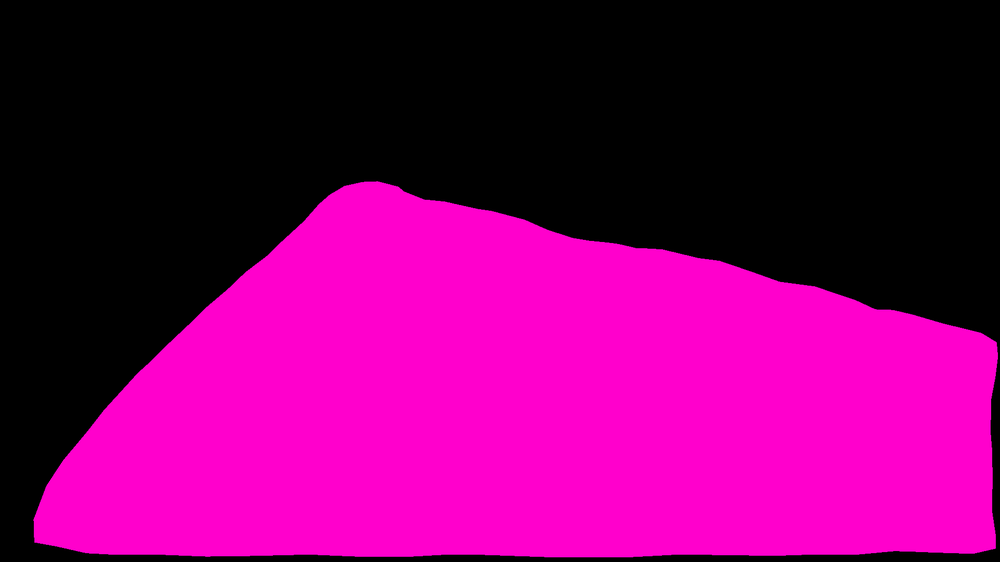
#> input picture pipeline/yolov8custommodel/code2/tmp/masks/2024-10-08_18-26-21_1.2871_103.79633.png, 1000 x 562 px, shrunk from 1920 x 1080 before the run, found by its file name; its folder holds only this picture in this run
$ python masks_to_polygons.py
#> lines starting #> are read from the running program, lines starting #| are printed output that depends on the picture; after the words box and inside, x2 and y2 are one past the last pixel; in counts of white or black regions, pixels touching at a corner belong together
import os

import cv2

input_dir = "./tmp/masks"
output_dir = "./tmp/labels"

for j in os.listdir(input_dir):
    image_path = os.path.join(input_dir, j)
    # load the binary mask and get its contours
    mask = cv2.imread(image_path, cv2.IMREAD_GRAYSCALE)
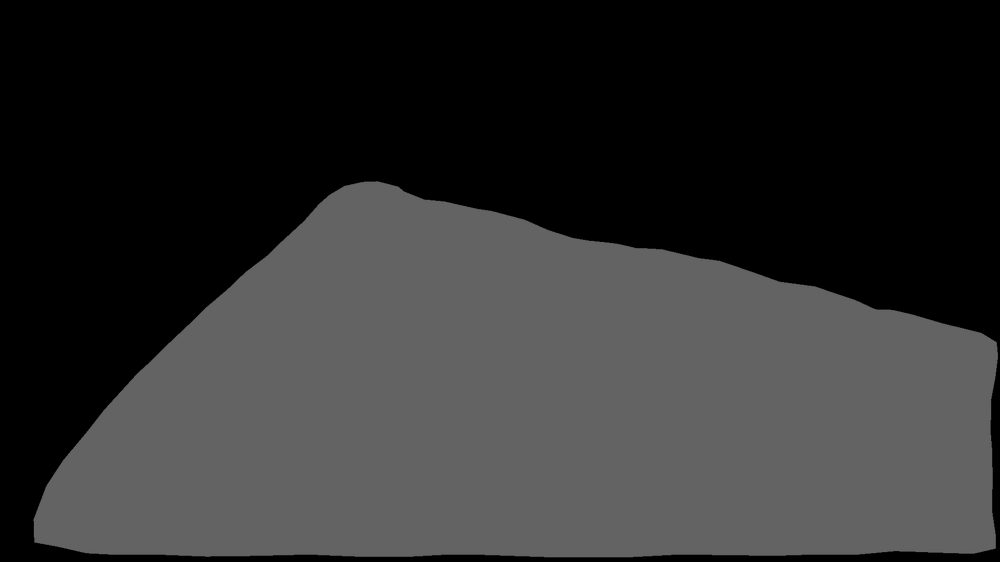
#> mask: shape (562, 1000); min 0, max 102, mean 46.5
    _, mask = cv2.threshold(mask, 1, 255, cv2.THRESH_BINARY)
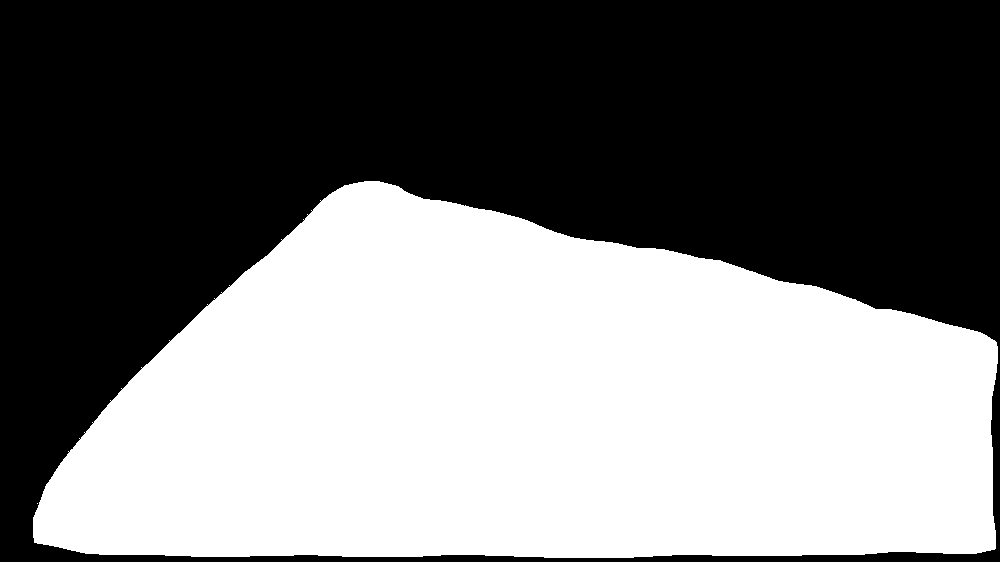
#> mask: shape (562, 1000); 47.2% white; 2 white regions (1 under 20 px)

    H, W = mask.shape
#> H = 562; W = 1000
    contours, hierarchy = cv2.findContours(
        mask, cv2.RETR_EXTERNAL, cv2.CHAIN_APPROX_SIMPLE
    )
#> contours = 2 contours, 1 with area under 20; largest, box (x1, y1, x2, y2) and area: (33, 181, 998, 558) 264328

    # convert the contours to polygons
    polygons = []
    for cnt in contours:
        if cv2.contourArea(cnt) > 200:
            polygon = []
            for point in cnt:
                x, y = point[0]
                polygon.append(x / W)
                polygon.append(y / H)
            polygons.append(polygon)
#> this loop made 2 passes
#> cnt on pass 1: [[37, 503]]
#> after the loop, polygons = 1 item

    # print the polygons
    with open("{}.txt".format(os.path.join(output_dir, j)[:-4]), "w") as f:
        for polygon in polygons:
            for p_, p in enumerate(polygon):
                if p_ == len(polygon) - 1:
                    f.write("{}\n".format(p))
                elif p_ == 0:
                    f.write("0 {} ".format(p))
                else:
                    f.write("{} ".format(p))
#> this loop made 1 pass

        f.close()

$ run again, on pipeline/yolov8custommodel/code2/tmp/masks/2024-10-08_18-26-21_1.3865_103.7747.png
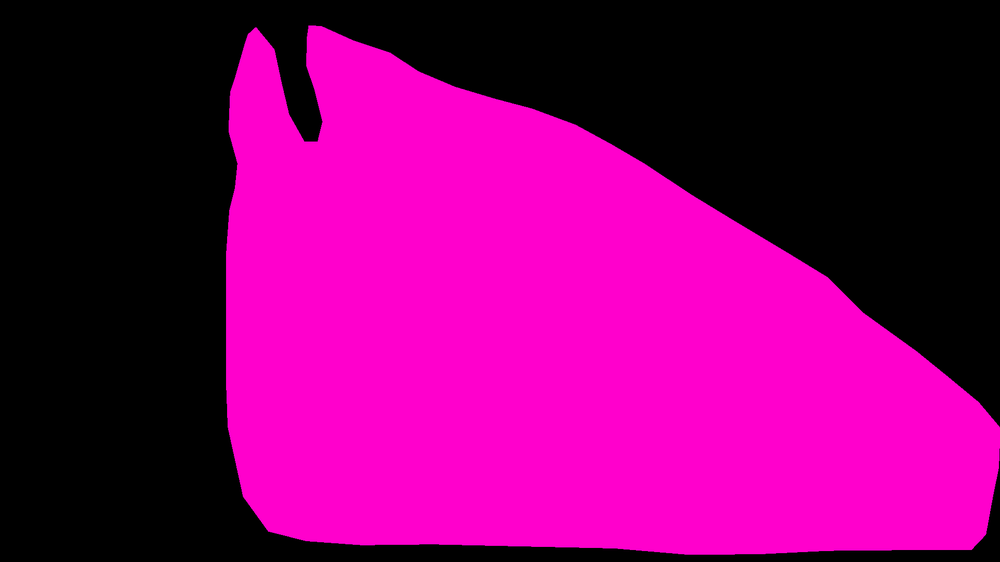
#> input picture pipeline/yolov8custommodel/code2/tmp/masks/2024-10-08_18-26-21_1.3865_103.7747.png, 1000 x 562 px, shrunk from 1920 x 1080 before the run, found by its file name
#> `mask = cv2.imread(image_path, cv2.IMREAD_GRAYSCALE)`:
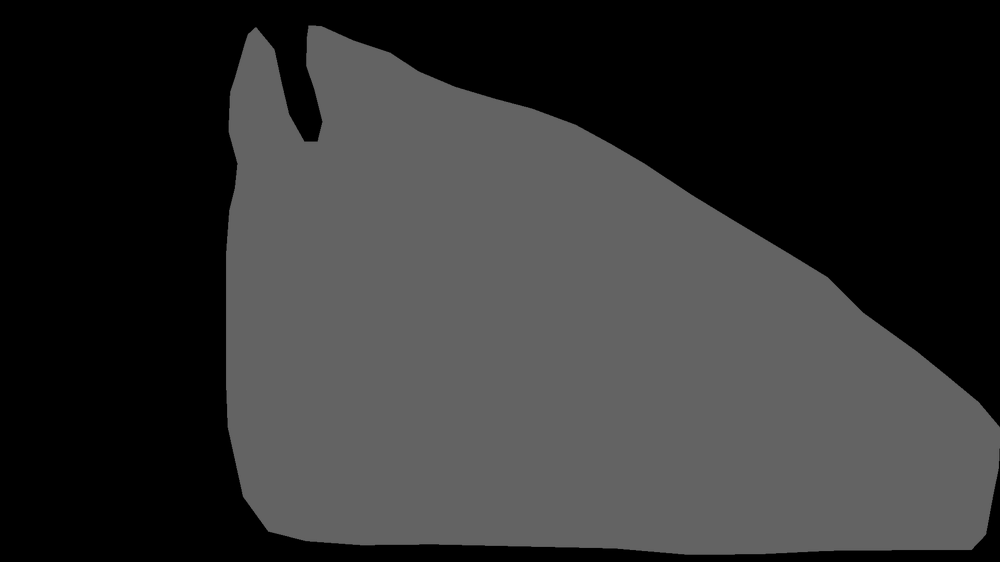
#> mask: shape (562, 1000); min 0, max 103, mean 49.7
#> `_, mask = cv2.threshold(mask, 1, 255, cv2.THRESH_BINARY)`:
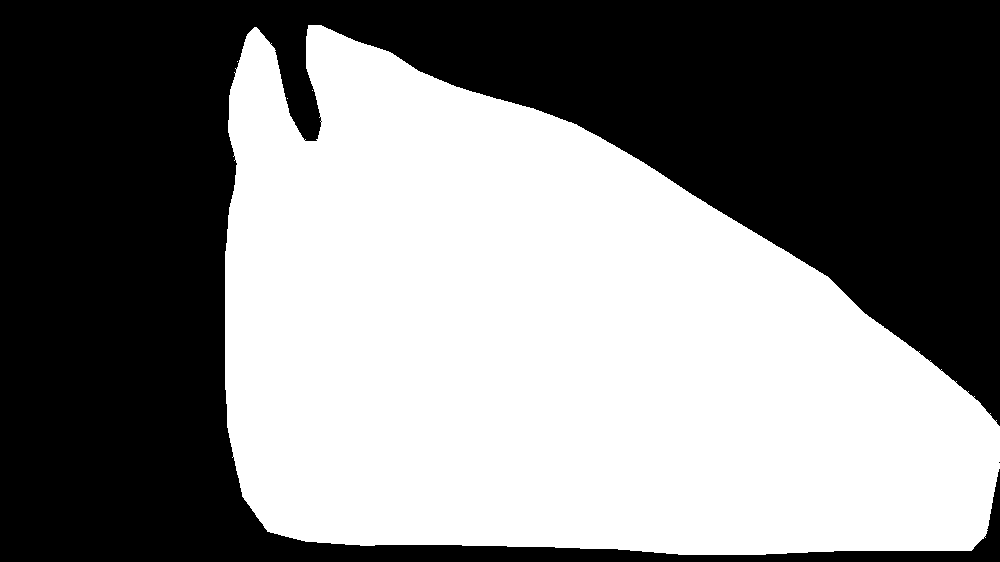
#> mask: shape (562, 1000); 50.5% white; 2 black regions (1 under 20 px)
#> contours = 4 contours, 3 with area under 20; largest, box (x1, y1, x2, y2) and area: (225, 25, 1000, 555) 282636
#> the loop `for cnt in contours:` made 4 passes
#> cnt on passes 1 to 3: [[287, 98]], [[312, 90]], [[237, 61]]
#> after the loop `for cnt in contours:`: polygons = 1 item
#> the loop `for polygon in polygons:` made 1 pass

$ run again, on pipeline/yolov8custommodel/code2/tmp/masks/2024-10-08_18-26-21_1.39466333_103.83474601.png
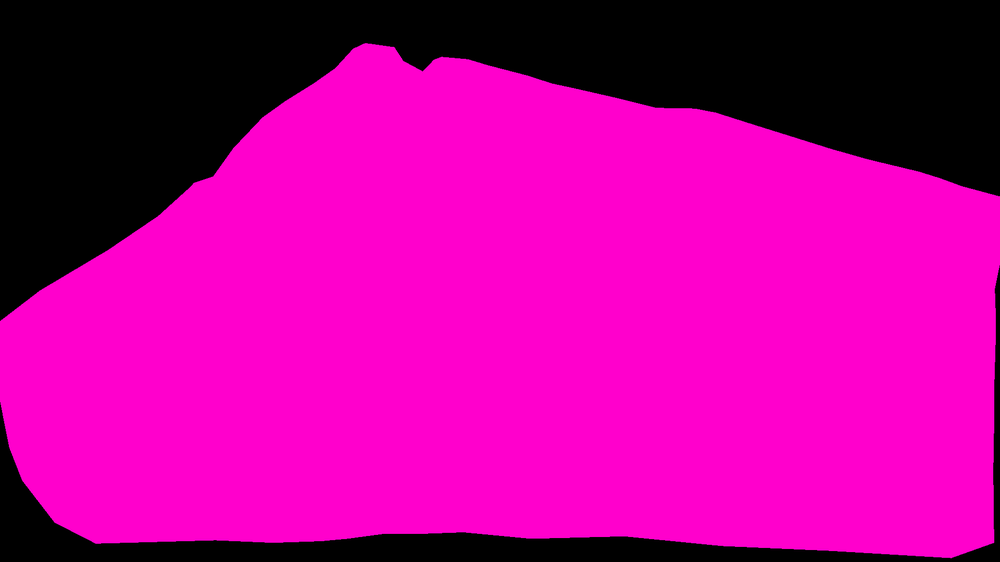
#> input picture pipeline/yolov8custommodel/code2/tmp/masks/2024-10-08_18-26-21_1.39466333_103.83474601.png, 1000 x 562 px, shrunk from 1920 x 1080 before the run, found by its file name
#> `mask = cv2.imread(image_path, cv2.IMREAD_GRAYSCALE)`:
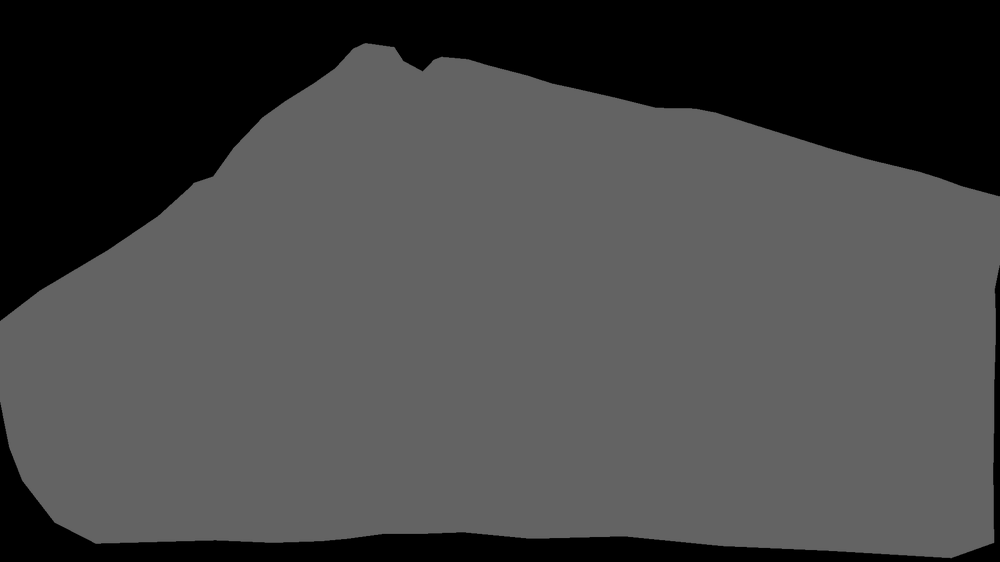
#> mask: shape (562, 1000); min 0, max 102, mean 69.9
#> `_, mask = cv2.threshold(mask, 1, 255, cv2.THRESH_BINARY)`:
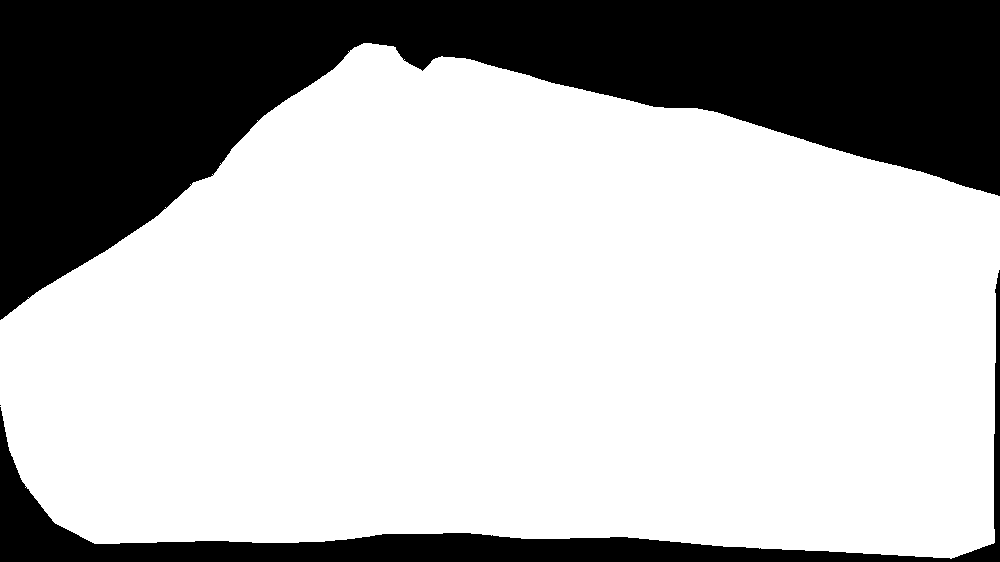
#> mask: shape (562, 1000); 70.8% white; 3 black regions (1 under 20 px)
#> contours = 1 contour; box (x1, y1, x2, y2) and area: (0, 43, 1000, 559) 396828
#> the loop `for cnt in contours:` made 1 pass
#> after the loop `for cnt in contours:`: polygons = 1 item
#> the loop `for polygon in polygons:` made 1 pass

$ run again, on pipeline/yolov8custommodel/code2/tmp/masks/2024-10-08_18-26-21_1.3983_103.774247.png
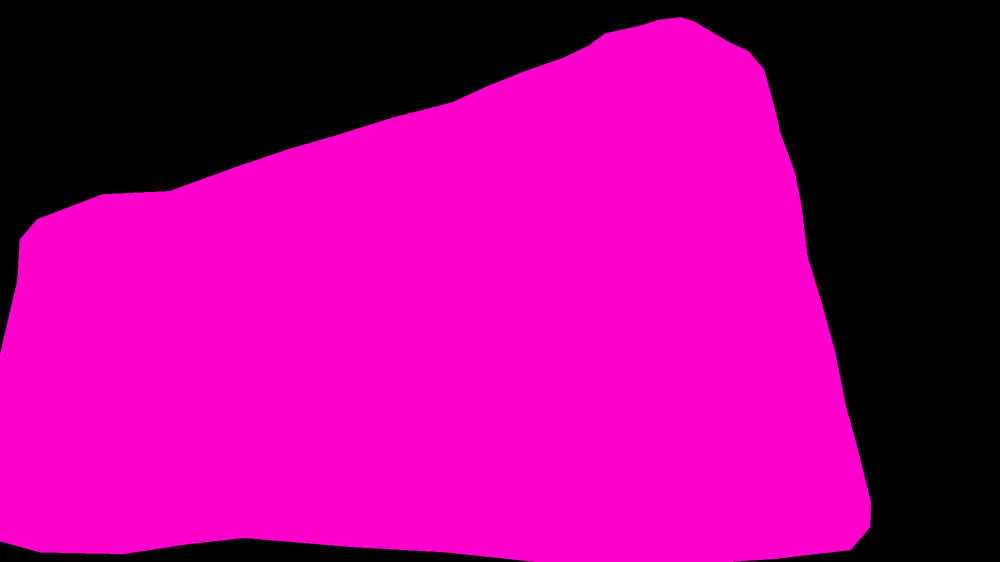
#> input picture pipeline/yolov8custommodel/code2/tmp/masks/2024-10-08_18-26-21_1.3983_103.774247.png, 1000 x 562 px, shrunk from 1920 x 1080 before the run, found by its file name
#> `mask = cv2.imread(image_path, cv2.IMREAD_GRAYSCALE)`:
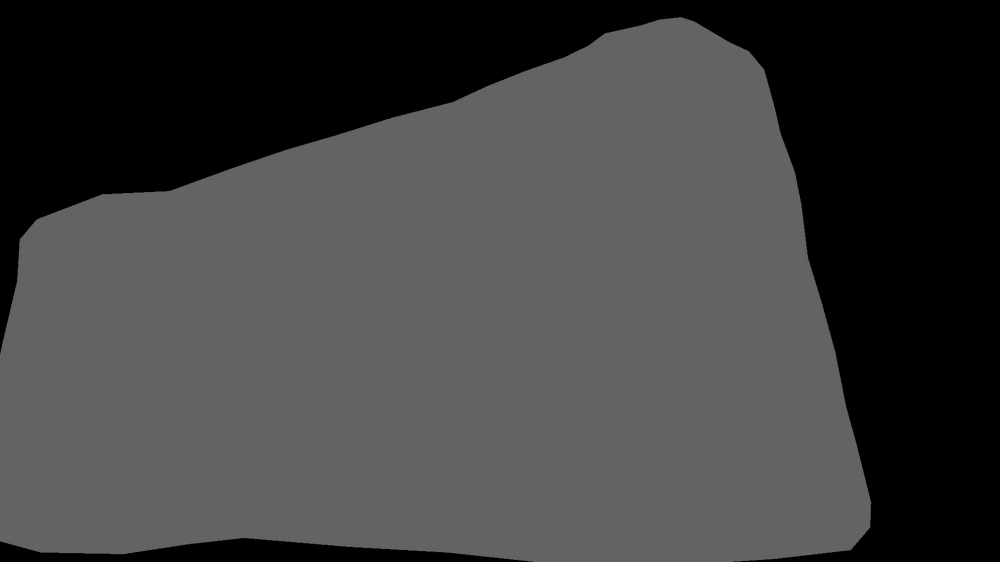
#> mask: shape (562, 1000); min 0, max 102, mean 63.1
#> `_, mask = cv2.threshold(mask, 1, 255, cv2.THRESH_BINARY)`:
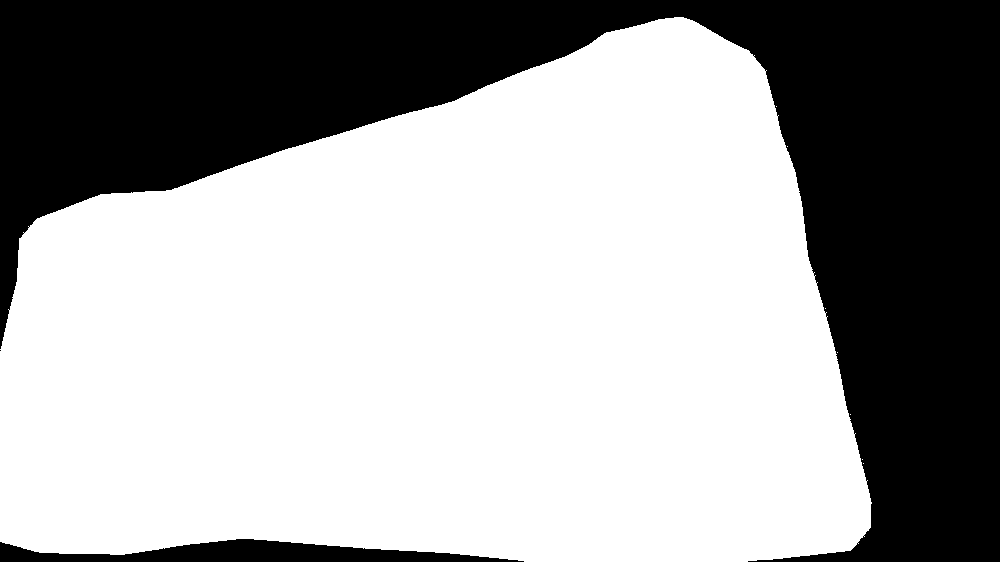
#> mask: shape (562, 1000); 64% white; 3 black regions (1 under 20 px)
#> contours = 8 contours, 7 with area under 20; largest, box (x1, y1, x2, y2) and area: (0, 17, 872, 562) 358220
#> the loop `for cnt in contours:` made 8 passes
#> cnt on passes 1 to 7: [[863, 463]], [[862, 459]], [[850, 414]], [[837, 352]], [[825, 308]], [[787, 146]], [[776, 106]]
#> after the loop `for cnt in contours:`: polygons = 1 item
#> the loop `for polygon in polygons:` made 1 pass

$ run again, on pipeline/yolov8custommodel/code2/tmp/masks/2024-10-08_18-26-21_1.31023_103.76438.png
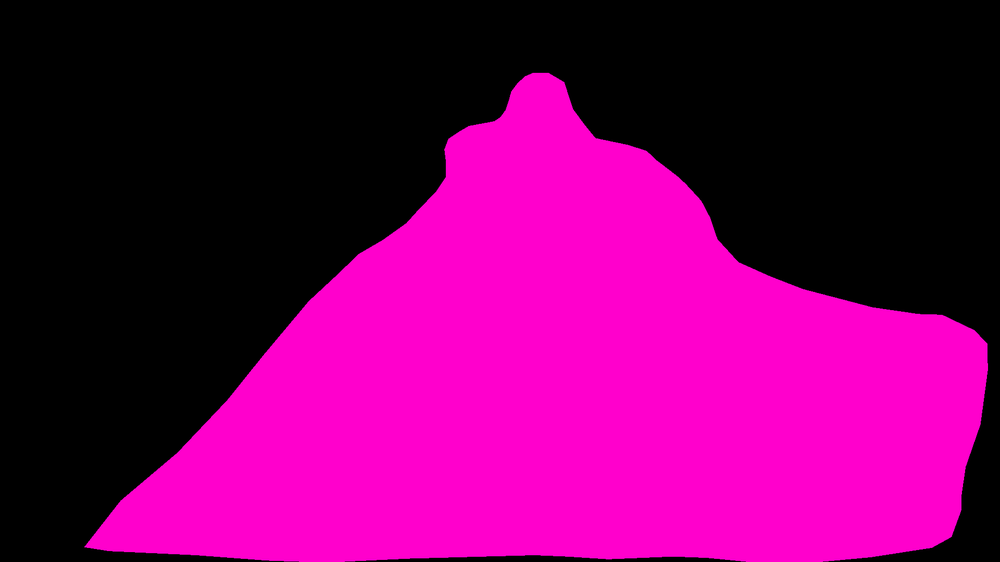
#> input picture pipeline/yolov8custommodel/code2/tmp/masks/2024-10-08_18-26-21_1.31023_103.76438.png, 1000 x 562 px, shrunk from 1920 x 1080 before the run, found by its file name
#> `mask = cv2.imread(image_path, cv2.IMREAD_GRAYSCALE)`:
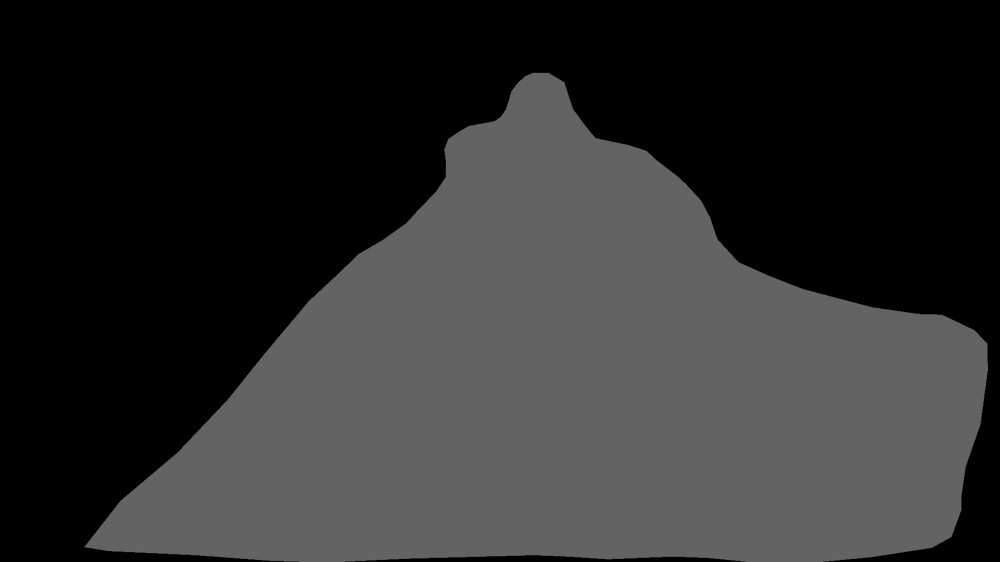
#> mask: shape (562, 1000); min 0, max 103, mean 44.8
#> `_, mask = cv2.threshold(mask, 1, 255, cv2.THRESH_BINARY)`:
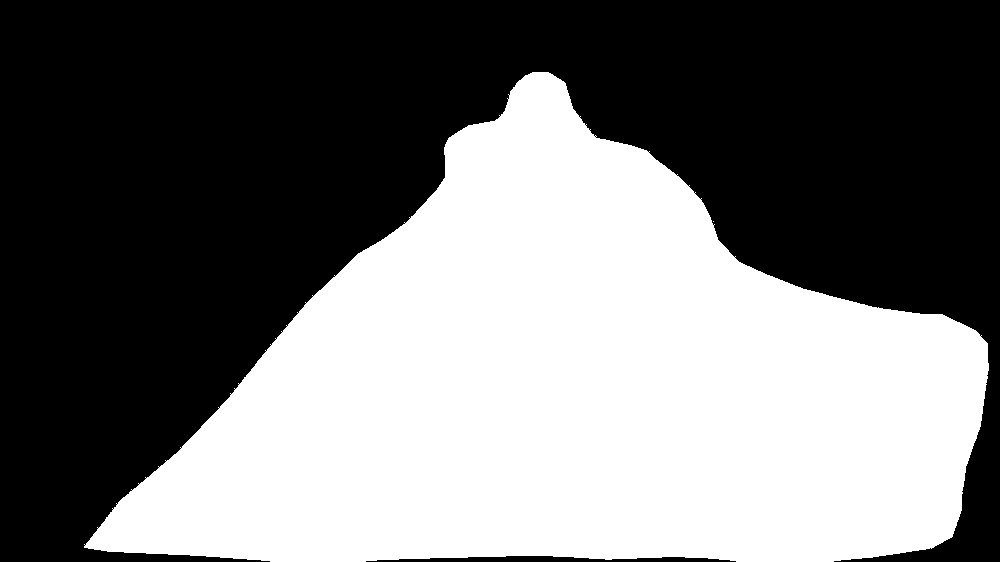
#> mask: shape (562, 1000); 45.5% white; 2 white regions (1 under 20 px)
#> contours = 2 contours, 1 with area under 20; largest, box (x1, y1, x2, y2) and area: (84, 72, 989, 562) 254384
#> the loop `for cnt in contours:` made 2 passes
#> cnt on pass 1: [[713, 221]]
#> after the loop `for cnt in contours:`: polygons = 1 item
#> the loop `for polygon in polygons:` made 1 pass
